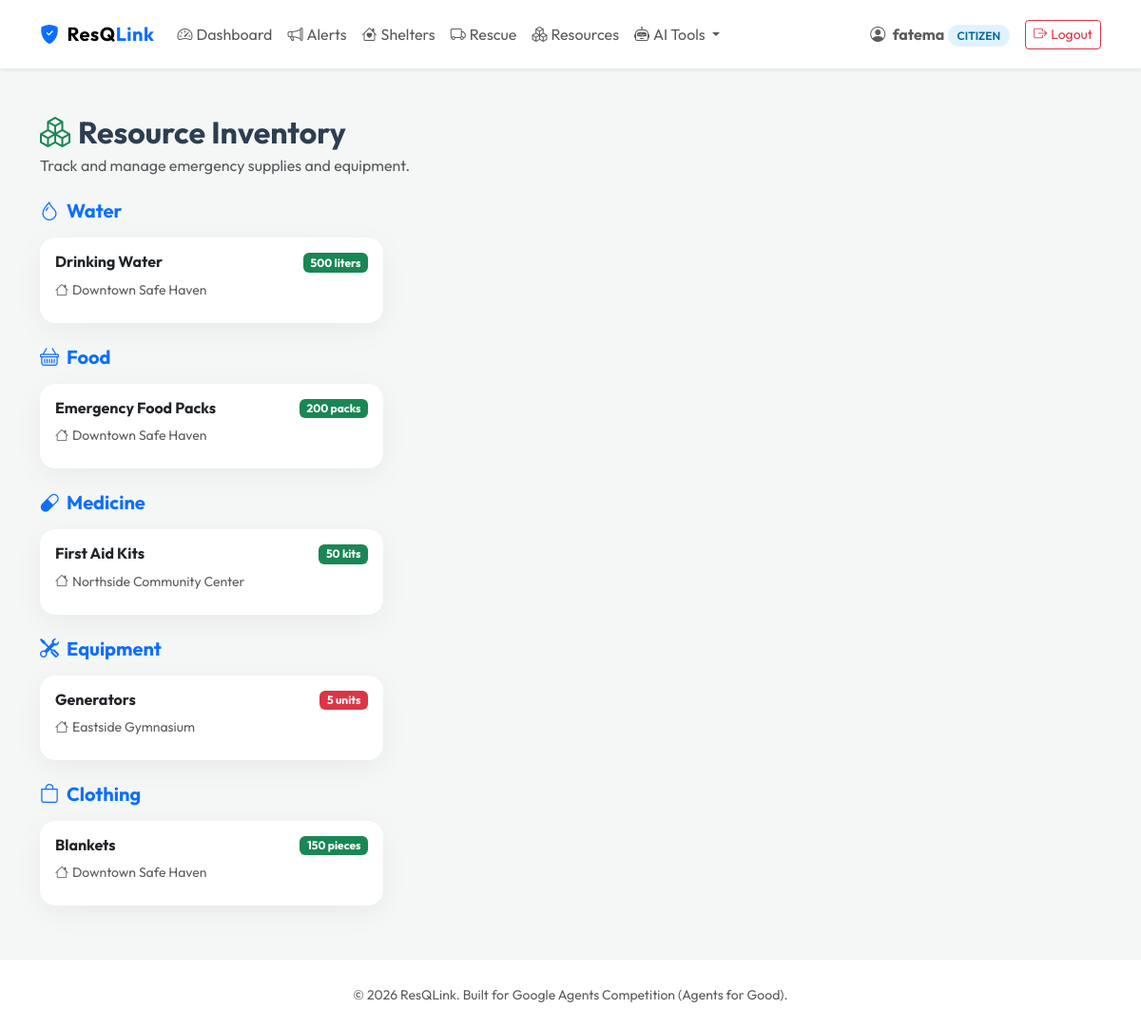
The page /resources/ (signed in) on the database its author committed.
### tables this page shows
CREATE TABLE users (
    id INTEGER PRIMARY KEY AUTOINCREMENT,
    username TEXT UNIQUE NOT NULL,
    email TEXT UNIQUE NOT NULL,
    password_hash TEXT NOT NULL,
    role TEXT NOT NULL, -- Citizen, Shelter Admin, Rescue Team, System Admin
    created_at TIMESTAMP DEFAULT CURRENT_TIMESTAMP
);

CREATE TABLE resources (
    id INTEGER PRIMARY KEY AUTOINCREMENT,
    name TEXT NOT NULL,
    category TEXT NOT NULL, -- Food, Water, Medicine, Equipment, Clothing
    quantity INTEGER NOT NULL DEFAULT 0,
    unit TEXT NOT NULL DEFAULT 'units',
    shelter_id INTEGER,
    last_updated TIMESTAMP DEFAULT CURRENT_TIMESTAMP,
    FOREIGN KEY(shelter_id) REFERENCES shelters(id)
);

CREATE TABLE shelters (
    id INTEGER PRIMARY KEY AUTOINCREMENT,
    name TEXT NOT NULL,
    location TEXT NOT NULL,
    capacity INTEGER NOT NULL,
    current_occupancy INTEGER DEFAULT 0,
    status TEXT NOT NULL DEFAULT 'Open', -- Open, Full, Closed
    latitude REAL,
    longitude REAL
);

### app/resources/routes.py (the view)
@bp.route('/')
@login_required
def index():
    db = get_db()
    resources = db.execute(
        'SELECT r.*, s.name as shelter_name FROM resources r LEFT JOIN shelters s ON r.shelter_id=s.id ORDER BY r.category'
    ).fetchall()
    return render_template('resources/index.html', resources=resources)

### app/auth/routes.py (called while the page is built)
@bp.before_app_request
def load_logged_in_user():
    user_id = session.get('user_id')
    if user_id is None:
        g.user = None
    else:
        db = get_db()
        g.user = db.execute(
            'SELECT * FROM users WHERE id = ?', (user_id,)
        ).fetchone()

def login_required(view):
    @functools.wraps(view)
    def wrapped_view(**kwargs):
        if g.user is None:
            flash('Please log in to access this page.', 'warning')
            return redirect(url_for('auth.login'))
        return view(**kwargs)
    return wrapped_view

### app/db.py (called while the page is built)
def get_db():
    if 'db' not in g:
        g.db = sqlite3.connect(
            current_app.config['DATABASE'],
            detect_types=sqlite3.PARSE_DECLTYPES
        )
        g.db.row_factory = sqlite3.Row
    return g.db

### app/templates/resources/index.html (shortened to what this page needs)
{% extends 'base.html' %}
{% block content %}
<div class="d-flex justify-content-between align-items-center mb-4">
    <div><h2 class="fw-bold mb-1"><i class="bi bi-boxes text-success me-2"></i>Resource Inventory</h2>
    <p class="text-muted mb-0">Track and manage emergency supplies and equipment.</p></div>
</div>
{% set categories = ['Water','Food','Medicine','Equipment','Clothing'] %}
{% for cat in categories %}
{% set cat_resources = resources|selectattr('category','equalto',cat)|list %}
{% if cat_resources %}
<h5 class="fw-bold mt-4 mb-3 text-primary"><i class="bi bi-{% if cat=='Water' %}droplet{% elif cat=='Food' %}basket{% elif cat=='Medicine' %}capsule{% elif cat=='Equipment' %}tools{% else %}bag{% endif %} me-2"></i>{{ cat }}</h5>
<div class="row g-3 mb-2">
{% for r in cat_resources %}
<div class="col-md-4">
    <div class="card glass-card border-0 p-3 h-100">
        <div class="d-flex justify-content-between mb-2">
            <h6 class="fw-bold mb-0">{{ r.name }}</h6>
            <span class="badge {% if r.quantity < 10 %}bg-danger{% elif r.quantity < 50 %}bg-warning text-dark{% else %}bg-success{% endif %}">{{ r.quantity }} {{ r.unit }}</span>
        </div>
        {% if r.shelter_name %}<p class="text-muted small mb-2"><i class="bi bi-house me-1"></i>{{ r.shelter_name }}</p>{% endif %}
    </div>
</div>
{% endfor %}
</div>
{% endif %}
{% endfor %}
{% endblock %}

### app/templates/base.html (shortened to what this page needs)
<!DOCTYPE html>
<html lang="en">
<head>
    <link href="https://cdn.jsdelivr.net/npm/bootstrap@5.3.0/dist/css/bootstrap.min.css" rel="stylesheet">
    <link href="https://cdn.jsdelivr.net/npm/bootstrap-icons@1.10.0/font/bootstrap-icons.css" rel="stylesheet">
</head>
<body>
    <nav class="navbar navbar-expand-lg navbar-light bg-white shadow-sm py-3">
        <div class="container">
            <a class="navbar-brand" href="{{ url_for('index') }}">
                <i class="bi bi-shield-fill-check text-primary me-2"></i>ResQ<span>Link</span>
            </a>
            <div class="collapse navbar-collapse" id="navbarNav">
                <ul class="navbar-nav me-auto">
                    {% if session.get('user_id') %}
                        <li class="nav-item">
                            <a class="nav-link" href="{{ url_for('index') }}"><i class="bi bi-speedometer2 me-1"></i>Dashboard</a>
                        </li>
                        <li class="nav-item">
                            <a class="nav-link" href="{{ url_for('alerts.index') }}"><i class="bi bi-megaphone me-1"></i>Alerts</a>
                        </li>
                        <li class="nav-item">
                            <a class="nav-link" href="{{ url_for('shelter.index') }}"><i class="bi bi-house-heart me-1"></i>Shelters</a>
                        </li>
                        <li class="nav-item">
                            <a class="nav-link" href="{{ url_for('rescue.index') }}"><i class="bi bi-truck me-1"></i>Rescue</a>
                        </li>
                        <li class="nav-item">
                            <a class="nav-link" href="{{ url_for('resources.index') }}"><i class="bi bi-boxes me-1"></i>Resources</a>
                        </li>
                        <li class="nav-item dropdown">
                            <a class="nav-link dropdown-toggle" href="#" id="aiDropdown" role="button" data-bs-toggle="dropdown" aria-expanded="false">
                                <i class="bi bi-robot me-1"></i>AI Tools
                            </a>
                        </li>
                    {% endif %}
                </ul>
                <div class="d-flex align-items-center">
                    {% if session.get('user_id') %}
                        <span class="me-3 d-none d-md-inline text-muted">
                            <i class="bi bi-person-circle me-1"></i>
                            <strong>{{ session.get('username') }}</strong>
                            <span class="role-badge role-{{ session.get('role').split()[0].lower() if session.get('role') else 'citizen' }}">
                                {{ session.get('role') }}
                            </span>
                        </span>
                        <a href="{{ url_for('auth.logout') }}" class="btn btn-outline-danger btn-sm">
                            <i class="bi bi-box-arrow-right me-1"></i>Logout
                        </a>
                    {% else %}
                        <a href="{{ url_for('auth.login') }}" class="btn btn-outline-primary btn-sm me-2">Login</a>
                        <a href="{{ url_for('auth.register') }}" class="btn btn-gradient btn-sm">Register</a>
                    {% endif %}
                </div>
            </div>
        </div>
    </nav>
    <main class="container my-5">
        {% block content %}{% endblock %}
    </main>
    <footer class="py-4 text-center text-muted">
        <div class="container">
            <small>&copy; 2026 ResQLink. Built for Google Agents Competition (Agents for Good).</small>
        </div>
    </footer>
</body>
</html>

### app/templates/base.html (style rules this page uses)
:root { --primary-gradient: linear-gradient(135deg, #0d6efd, #0dcaf0); --dark-bg: #0b0f19; --card-bg: rgba(255, 255, 255, 0.08); --card-border: rgba(255, 255, 255, 0.12); --body-font: 'Outfit', sans-serif; }
body { font-family: var(--body-font); background-color: #f4f7f6; color: #2c3e50; min-height: 100vh; display: flex; flex-direction: column; }
.navbar-brand { font-weight: 700; letter-spacing: 0.5px; }
.navbar-brand span { color: #0d6efd; }
.glass-card { background: #ffffff; border-radius: 16px; box-shadow: 0 8px 30px rgba(0, 0, 0, 0.05); border: 1px solid rgba(0, 0, 0, 0.05); backdrop-filter: blur(10px); transition: transform 0.2s ease, box-shadow 0.2s ease; }
.role-badge { font-size: 0.75rem; font-weight: 600; padding: 4px 10px; border-radius: 50px; text-transform: uppercase; }
.role-citizen { background-color: #e0f2fe; color: #0369a1; }
footer { margin-top: auto; background-color: #ffffff; border-top: 1px solid rgba(0, 0, 0, 0.05); }

### rows shown on the page
users: get "fatema", get "CITIZEN"
resources: name "Drinking Water", quantity "500", unit "liters", shelter_name "Downtown Safe Haven"
resources: name "Emergency Food Packs", quantity "200", unit "packs", shelter_name "Downtown Safe Haven"
resources: name "First Aid Kits", quantity "50", unit "kits", shelter_name "Northside Community Center"
resources: name "Generators", quantity "5", unit "units", shelter_name "Eastside Gymnasium"
resources: category "Clothing" (drawn), name "Blankets", quantity "150", unit "pieces", shelter_name "Downtown Safe Haven"

### other values the page prints
{{ cat }} "Water" "Food" "Medicine" "Equipment" "Clothing"
